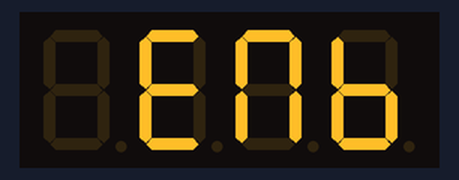
A sketch run on a simulated Arduino Uno, built with avr-gcc and run on an emulated ATmega328P. Shown: 4-digit seven-segment display. Wiring (inferred from the names in the program): 4-digit 7-segment display, segments lit when HIGH: segments pin 8, pin 4, pin 5, pin 7, pin 9, pin 6, pin 2, pin 3; digit selects pin 10, pin 11, pin 12, pin 13. The segment pins are drawn as the display they are named for.

Above: at 0.23 s.
At 0.94 s:
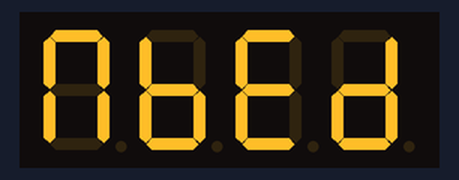
At 1.66 s:
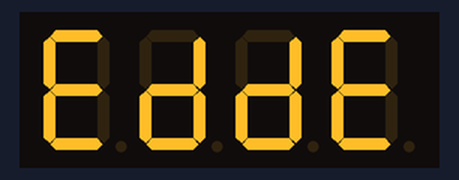
At 2.72 s:
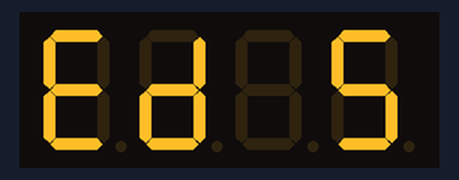
At 4.14 s:
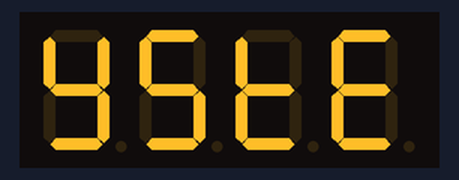
At 5.92 s:
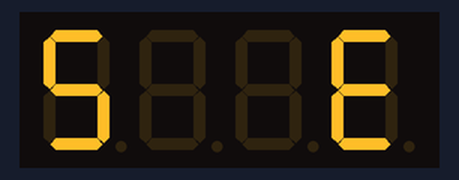

Measured:
- by itself, everything shown: repeats every 6.4 s, in 18 steps

The sketch:

work.ino
```cpp
// Four-digit 7-segment display marquee.
//
// Segment pins are active HIGH.
// Digit pins are active LOW.

const char MESSAGE[] = " EMBEDDED SYSTEMS ";
const uint8_t WINDOW_SIZE = 4;
const uint16_t SCROLL_DELAY_MS = 350;
const uint16_t DIGIT_REFRESH_US = 1800;

enum Segment {
  SEG_A,
  SEG_B,
  SEG_C,
  SEG_D,
  SEG_E,
  SEG_F,
  SEG_G,
  SEG_DP,
  SEG_COUNT
};

const uint8_t SEGMENT_PINS[SEG_COUNT] = {
  8, 4, 5, 7, 9, 6, 2, 3
};

const uint8_t DIGIT_PINS[WINDOW_SIZE] = {
  10, 11, 12, 13
};

uint8_t windowStart = 0;
uint32_t lastScroll = 0;

void setup() {
  for (uint8_t i = 0; i < SEG_COUNT; i++) {
    pinMode(SEGMENT_PINS[i], OUTPUT);
  }

  for (uint8_t i = 0; i < WINDOW_SIZE; i++) {
    pinMode(DIGIT_PINS[i], OUTPUT);
    digitalWrite(DIGIT_PINS[i], HIGH);
  }
}

void loop() {
  if (millis() - lastScroll >= SCROLL_DELAY_MS) {
    windowStart = (windowStart + 1) % messageLength();
    lastScroll = millis();
  }

  refreshDisplay();
}

void refreshDisplay() {
  for (uint8_t digit = 0; digit < WINDOW_SIZE; digit++) {
    blankDigits();

    char c = MESSAGE[(windowStart + digit) % messageLength()];
    writeSegments(glyph(c));

    digitalWrite(DIGIT_PINS[digit], LOW);
    delayMicroseconds(DIGIT_REFRESH_US);
    digitalWrite(DIGIT_PINS[digit], HIGH);
  }
}

void blankDigits() {
  for (uint8_t i = 0; i < WINDOW_SIZE; i++) {
    digitalWrite(DIGIT_PINS[i], HIGH);
  }
}

void writeSegments(uint8_t mask) {
  for (uint8_t segment = 0; segment < SEG_COUNT; segment++) {
    digitalWrite(SEGMENT_PINS[segment], (mask & (1 << segment)) != 0);
  }
}

uint8_t messageLength() {
  return sizeof(MESSAGE) - 1;
}

uint8_t glyph(char c) {
  switch (c) {
    case '0': return 0b00111111;
    case '1': return 0b00000110;
    case '2': return 0b01011011;
    case '3': return 0b01001111;
    case '4': return 0b01100110;
    case '5': return 0b01101101;
    case '6': return 0b01111101;
    case '7': return 0b00000111;
    case '8': return 0b01111111;
    case '9': return 0b01101111;
    case 'A': return 0b01110111;
    case 'B': return 0b01111100;
    case 'C': return 0b00111001;
    case 'D': return 0b01011110;
    case 'E': return 0b01111001;
    case 'F': return 0b01110001;
    case 'H': return 0b01110110;
    case 'I': return 0b00000110;
    case 'L': return 0b00111000;
    case 'M': return 0b00110111;
    case 'N': return 0b01010100;
    case 'O': return 0b00111111;
    case 'P': return 0b01110011;
    case 'R': return 0b01010000;
    case 'S': return 0b01101101;
    case 'T': return 0b01111000;
    case 'Y': return 0b01101110;
    case ' ': return 0b00000000;
    default: return 0b00000000;
  }
}
```
